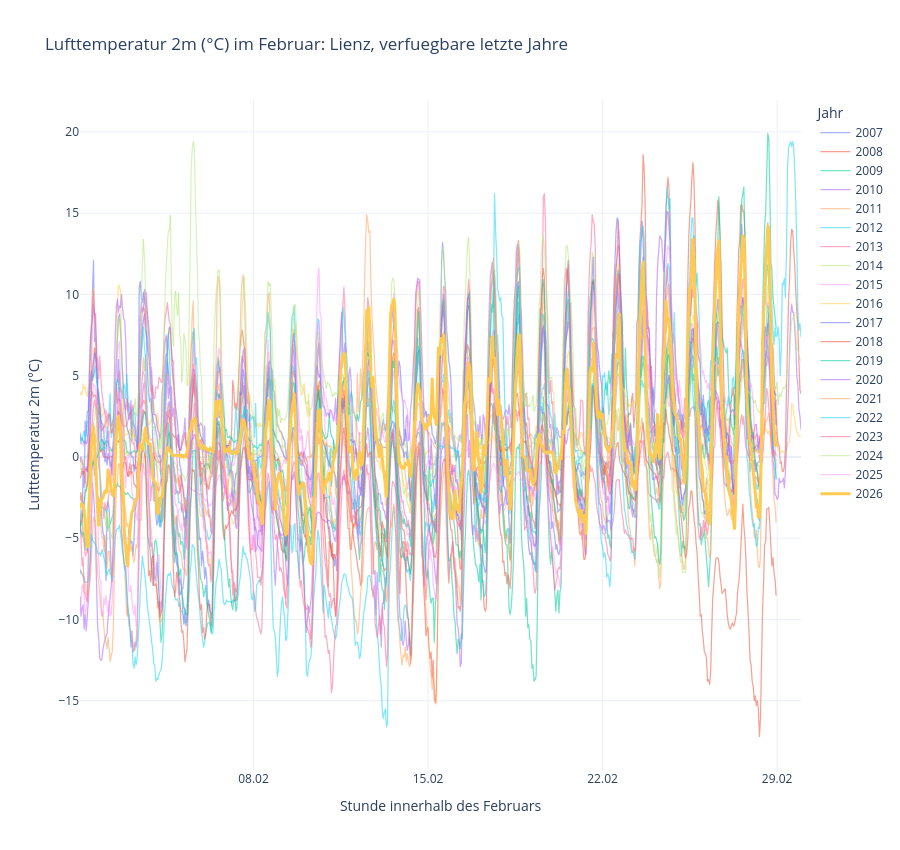

This figure's notebook cell:
### Code cell
fig = build_overlay_figure(hourly_df, station_label=STATION_NAME, parameter_label=parameter_label)
fig.show()

### Figure 1 — Plotly figure (JSON) as saved in the notebook; plotly's stock layout.template omitted (floating-point values rounded to 4 significant figures; data arrays with more than 128 entries replaced by an {"elided": "..."} marker saying what was removed)
{"data": [{"customdata": {"elided": "671x2 mixed values"}, "hovertemplate": "Jahr %{fullData.name}<br>%{customdata[0]}<br>Wert: %{y:.2f}<br>Station-ID: %{customdata[1]}<extra></extra>", "line": {"width": 1.25}, "mode": "lines", "name": "2007", "opacity": 0.55, "type": "scattergl", "x": {"elided": "671 int values"}, "y": {"elided": "671 float values"}}, {"customdata": {"elided": "695x2 mixed values"}, "hovertemplate": "Jahr %{fullData.name}<br>%{customdata[0]}<br>Wert: %{y:.2f}<br>Station-ID: %{customdata[1]}<extra></extra>", "line": {"width": 1.25}, "mode": "lines", "name": "2008", "opacity": 0.55, "type": "scattergl", "x": {"elided": "695 int values"}, "y": {"elided": "695 float values"}}, {"customdata": {"elided": "671x2 mixed values"}, "hovertemplate": "Jahr %{fullData.name}<br>%{customdata[0]}<br>Wert: %{y:.2f}<br>Station-ID: %{customdata[1]}<extra></extra>", "line": {"width": 1.25}, "mode": "lines", "name": "2009", "opacity": 0.55, "type": "scattergl", "x": {"elided": "671 int values"}, "y": {"elided": "671 float values"}}, {"customdata": {"elided": "671x2 mixed values"}, "hovertemplate": "Jahr %{fullData.name}<br>%{customdata[0]}<br>Wert: %{y:.2f}<br>Station-ID: %{customdata[1]}<extra></extra>", "line": {"width": 1.25}, "mode": "lines", "name": "2010", "opacity": 0.55, "type": "scattergl", "x": {"elided": "671 int values"}, "y": {"elided": "671 float values"}}, {"customdata": {"elided": "671x2 mixed values"}, "hovertemplate": "Jahr %{fullData.name}<br>%{customdata[0]}<br>Wert: %{y:.2f}<br>Station-ID: %{customdata[1]}<extra></extra>", "line": {"width": 1.25}, "mode": "lines", "name": "2011", "opacity": 0.55, "type": "scattergl", "x": {"elided": "671 int values"}, "y": {"elided": "671 float values"}}, {"customdata": {"elided": "695x2 mixed values"}, "hovertemplate": "Jahr %{fullData.name}<br>%{customdata[0]}<br>Wert: %{y:.2f}<br>Station-ID: %{customdata[1]}<extra></extra>", "line": {"width": 1.25}, "mode": "lines", "name": "2012", "opacity": 0.55, "type": "scattergl", "x": {"elided": "695 int values"}, "y": {"elided": "695 float values"}}, {"customdata": {"elided": "671x2 mixed values"}, "hovertemplate": "Jahr %{fullData.name}<br>%{customdata[0]}<br>Wert: %{y:.2f}<br>Station-ID: %{customdata[1]}<extra></extra>", "line": {"width": 1.25}, "mode": "lines", "name": "2013", "opacity": 0.55, "type": "scattergl", "x": {"elided": "671 int values"}, "y": {"elided": "671 float values"}}, {"customdata": {"elided": "671x2 mixed values"}, "hovertemplate": "Jahr %{fullData.name}<br>%{customdata[0]}<br>Wert: %{y:.2f}<br>Station-ID: %{customdata[1]}<extra></extra>", "line": {"width": 1.25}, "mode": "lines", "name": "2014", "opacity": 0.55, "type": "scattergl", "x": {"elided": "671 int values"}, "y": {"elided": "671 float values"}}, {"customdata": {"elided": "671x2 mixed values"}, "hovertemplate": "Jahr %{fullData.name}<br>%{customdata[0]}<br>Wert: %{y:.2f}<br>Station-ID: %{customdata[1]}<extra></extra>", "line": {"width": 1.25}, "mode": "lines", "name": "2015", "opacity": 0.55, "type": "scattergl", "x": {"elided": "671 int values"}, "y": {"elided": "671 float values"}}, {"customdata": {"elided": "695x2 mixed values"}, "hovertemplate": "Jahr %{fullData.name}<br>%{customdata[0]}<br>Wert: %{y:.2f}<br>Station-ID: %{customdata[1]}<extra></extra>", "line": {"width": 1.25}, "mode": "lines", "name": "2016", "opacity": 0.55, "type": "scattergl", "x": {"elided": "695 int values"}, "y": {"elided": "695 float values"}}, {"customdata": {"elided": "671x2 mixed values"}, "hovertemplate": "Jahr %{fullData.name}<br>%{customdata[0]}<br>Wert: %{y:.2f}<br>Station-ID: %{customdata[1]}<extra></extra>", "line": {"width": 1.25}, "mode": "lines", "name": "2017", "opacity": 0.55, "type": "scattergl", "x": {"elided": "671 int values"}, "y": {"elided": "671 float values"}}, {"customdata": {"elided": "671x2 mixed values"}, "hovertemplate": "Jahr %{fullData.name}<br>%{customdata[0]}<br>Wert: %{y:.2f}<br>Station-ID: %{customdata[1]}<extra></extra>", "line": {"width": 1.25}, "mode": "lines", "name": "2018", "opacity": 0.55, "type": "scattergl", "x": {"elided": "671 int values"}, "y": {"elided": "671 float values"}}, {"customdata": {"elided": "671x2 mixed values"}, "hovertemplate": "Jahr %{fullData.name}<br>%{customdata[0]}<br>Wert: %{y:.2f}<br>Station-ID: %{customdata[1]}<extra></extra>", "line": {"width": 1.25}, "mode": "lines", "name": "2019", "opacity": 0.55, "type": "scattergl", "x": {"elided": "671 int values"}, "y": {"elided": "671 float values"}}, {"customdata": {"elided": "695x2 mixed values"}, "hovertemplate": "Jahr %{fullData.name}<br>%{customdata[0]}<br>Wert: %{y:.2f}<br>Station-ID: %{customdata[1]}<extra></extra>", "line": {"width": 1.25}, "mode": "lines", "name": "2020", "opacity": 0.55, "type": "scattergl", "x": {"elided": "695 int values"}, "y": {"elided": "695 float values"}}, {"customdata": {"elided": "671x2 mixed values"}, "hovertemplate": "Jahr %{fullData.name}<br>%{customdata[0]}<br>Wert: %{y:.2f}<br>Station-ID: %{customdata[1]}<extra></extra>", "line": {"width": 1.25}, "mode": "lines", "name": "2021", "opacity": 0.55, "type": "scattergl", "x": {"elided": "671 int values"}, "y": {"elided": "671 float values"}}, {"customdata": {"elided": "671x2 mixed values"}, "hovertemplate": "Jahr %{fullData.name}<br>%{customdata[0]}<br>Wert: %{y:.2f}<br>Station-ID: %{customdata[1]}<extra></extra>", "line": {"width": 1.25}, "mode": "lines", "name": "2022", "opacity": 0.55, "type": "scattergl", "x": {"elided": "671 int values"}, "y": {"elided": "671 float values"}}, {"customdata": {"elided": "671x2 mixed values"}, "hovertemplate": "Jahr %{fullData.name}<br>%{customdata[0]}<br>Wert: %{y:.2f}<br>Station-ID: %{customdata[1]}<extra></extra>", "line": {"width": 1.25}, "mode": "lines", "name": "2023", "opacity": 0.55, "type": "scattergl", "x": {"elided": "671 int values"}, "y": {"elided": "671 float values"}}, {"customdata": {"elided": "695x2 mixed values"}, "hovertemplate": "Jahr %{fullData.name}<br>%{customdata[0]}<br>Wert: %{y:.2f}<br>Station-ID: %{customdata[1]}<extra></extra>", "line": {"width": 1.25}, "mode": "lines", "name": "2024", "opacity": 0.55, "type": "scattergl", "x": {"elided": "695 int values"}, "y": {"elided": "695 float values"}}, {"customdata": {"elided": "671x2 mixed values"}, "hovertemplate": "Jahr %{fullData.name}<br>%{customdata[0]}<br>Wert: %{y:.2f}<br>Station-ID: %{customdata[1]}<extra></extra>", "line": {"width": 1.25}, "mode": "lines", "name": "2025", "opacity": 0.55, "type": "scattergl", "x": {"elided": "671 int values"}, "y": {"elided": "671 float values"}}, {"customdata": {"elided": "671x2 mixed values"}, "hovertemplate": "Jahr %{fullData.name}<br>%{customdata[0]}<br>Wert: %{y:.2f}<br>Station-ID: %{customdata[1]}<extra></extra>", "line": {"width": 3}, "mode": "lines", "name": "2026", "opacity": 1, "type": "scattergl", "x": {"elided": "671 int values"}, "y": {"elided": "671 float values"}}], "layout": {"height": 850, "hovermode": "x unified", "legend": {"title": {"text": "Jahr"}}, "title": {"text": "Lufttemperatur 2m (°C) im Februar: Lienz, verfuegbare letzte Jahre"}, "xaxis": {"showgrid": true, "tickmode": "array", "ticktext": ["01.02", "08.02", "15.02", "22.02", "29.02"], "tickvals": [0, 168, 336, 504, 672], "title": {"text": "Stunde innerhalb des Februars"}}, "yaxis": {"showgrid": true, "title": {"text": "Lufttemperatur 2m (°C)"}}}}
